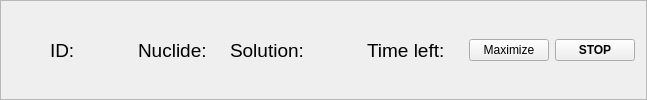
    <widget class="QFrame" name="topFrame">
     <property name="frameShape">
      <enum>QFrame::StyledPanel</enum>
     </property>
     <property name="frameShadow">
      <enum>QFrame::Raised</enum>
     </property>
     <layout class="QGridLayout" name="gridLayout_2">
      <item row="0" column="2">
       <widget class="QLabel" name="titleLabel_5">
        <property name="sizePolicy">
         <sizepolicy hsizetype="Preferred" vsizetype="Preferred">
          <horstretch>0</horstretch>
          <verstretch>0</verstretch>
         </sizepolicy>
        </property>
        <property name="font">
         <font>
          <pointsize>14</pointsize>
         </font>
        </property>
        <property name="text">
         <string>ID:</string>
        </property>
        <property name="alignment">
         <set>Qt::AlignLeading|Qt::AlignLeft|Qt::AlignVCenter</set>
        </property>
       </widget>
      </item>
      <item row="0" column="3">
       <widget class="QLabel" name="filenameTitleLabel">
        <property name="sizePolicy">
         <sizepolicy hsizetype="Expanding" vsizetype="Preferred">
          <horstretch>0</horstretch>
          <verstretch>0</verstretch>
         </sizepolicy>
        </property>
        <property name="font">
         <font>
          <pointsize>14</pointsize>
          <weight>50</weight>
          <bold>false</bold>
         </font>
        </property>
        <property name="text">
         <string/>
        </property>
        <property name="alignment">
         <set>Qt::AlignLeading|Qt::AlignLeft|Qt::AlignVCenter</set>
        </property>
       </widget>
      </item>
      <item row="0" column="8">
       <widget class="QLabel" name="solutionTitleLabel">
        <property name="sizePolicy">
         <sizepolicy hsizetype="Expanding" vsizetype="Preferred">
          <horstretch>0</horstretch>
          <verstretch>0</verstretch>
         </sizepolicy>
        </property>
        <property name="font">
         <font>
          <pointsize>14</pointsize>
          <weight>50</weight>
          <bold>false</bold>
         </font>
        </property>
        <property name="text">
         <string/>
        </property>
        <property name="alignment">
         <set>Qt::AlignLeading|Qt::AlignLeft|Qt::AlignVCenter</set>
        </property>
       </widget>
      </item>
      <item row="0" column="5">
       <widget class="QLabel" name="titleLabel_7">
        <property name="sizePolicy">
         <sizepolicy hsizetype="Preferred" vsizetype="Preferred">
          <horstretch>0</horstretch>
          <verstretch>0</verstretch>
         </sizepolicy>
        </property>
        <property name="font">
         <font>
          <pointsize>14</pointsize>
         </font>
        </property>
        <property name="text">
         <string>Nuclide:</string>
        </property>
        <property name="alignment">
         <set>Qt::AlignLeading|Qt::AlignLeft|Qt::AlignVCenter</set>
        </property>
       </widget>
      </item>
      <item row="0" column="7">
       <widget class="QLabel" name="titleLabel_6">
        <property name="sizePolicy">
         <sizepolicy hsizetype="Preferred" vsizetype="Preferred">
          <horstretch>0</horstretch>
          <verstretch>0</verstretch>
         </sizepolicy>
        </property>
        <property name="font">
         <font>
          <pointsize>14</pointsize>
         </font>
        </property>
        <property name="text">
         <string>Solution:</string>
        </property>
        <property name="alignment">
         <set>Qt::AlignLeading|Qt::AlignLeft|Qt::AlignVCenter</set>
        </property>
       </widget>
      </item>
      <item row="0" column="10">
       <widget class="QLabel" name="timeLeftLabel">
        <property name="sizePolicy">
         <sizepolicy hsizetype="Preferred" vsizetype="Preferred">
          <horstretch>0</horstretch>
          <verstretch>0</verstretch>
         </sizepolicy>
        </property>
        <property name="font">
         <font>
          <pointsize>14</pointsize>
          <weight>50</weight>
          <bold>false</bold>
         </font>
        </property>
        <property name="text">
         <string>Time left:</string>
        </property>
        <property name="alignment">
         <set>Qt::AlignLeading|Qt::AlignLeft|Qt::AlignVCenter</set>
        </property>
       </widget>
      </item>
      <item row="0" column="11">
       <widget class="QLabel" name="timeLeftTitleLabel">
        <property name="sizePolicy">
         <sizepolicy hsizetype="Expanding" vsizetype="Preferred">
          <horstretch>0</horstretch>
          <verstretch>0</verstretch>
         </sizepolicy>
        </property>
        <property name="font">
         <font>
          <pointsize>14</pointsize>
          <weight>75</weight>
          <bold>true</bold>
         </font>
        </property>
        <property name="text">
         <string/>
        </property>
        <property name="alignment">
         <set>Qt::AlignLeading|Qt::AlignLeft|Qt::AlignVCenter</set>
        </property>
       </widget>
      </item>
      <item row="0" column="6">
       <widget class="QLabel" name="nuclideTitleLabel">
        <property name="sizePolicy">
         <sizepolicy hsizetype="Expanding" vsizetype="Preferred">
          <horstretch>0</horstretch>
          <verstretch>0</verstretch>
         </sizepolicy>
        </property>
        <property name="font">
         <font>
          <pointsize>14</pointsize>
          <weight>50</weight>
          <bold>false</bold>
         </font>
        </property>
        <property name="text">
         <string/>
        </property>
        <property name="alignment">
         <set>Qt::AlignLeading|Qt::AlignLeft|Qt::AlignVCenter</set>
        </property>
       </widget>
      </item>
      <item row="0" column="0">
       <widget class="QLabel" name="label_7">
        <property name="minimumSize">
         <size>
          <width>32</width>
          <height>32</height>
         </size>
        </property>
        <property name="maximumSize">
         <size>
          <width>32</width>
          <height>32</height>
         </size>
        </property>
        <property name="text">
         <string/>
        </property>
        <property name="pixmap">
         <pixmap resource="../qtd.qrc">:/Image/logoTransparent.png</pixmap>
        </property>
        <property name="scaledContents">
         <bool>true</bool>
        </property>
       </widget>
      </item>
      <item row="0" column="13">
       <widget class="QPushButton" name="stopPushButton">
        <property name="font">
         <font>
          <pointsize>9</pointsize>
          <weight>75</weight>
          <bold>true</bold>
         </font>
        </property>
        <property name="text">
         <string>STOP</string>
        </property>
        <property name="autoDefault">
         <bool>false</bool>
        </property>
       </widget>
      </item>
      <item row="0" column="12">
       <widget class="QPushButton" name="maximizePushButton">
        <property name="font">
         <font>
          <pointsize>9</pointsize>
         </font>
        </property>
        <property name="text">
         <string>Maximize</string>
        </property>
        <property name="checkable">
         <bool>true</bool>
        </property>
       </widget>
      </item>
      <item row="0" column="9">
       <spacer name="horizontalSpacer_2">
        <property name="orientation">
         <enum>Qt::Horizontal</enum>
        </property>
        <property name="sizeHint" stdset="0">
         <size>
          <width>40</width>
          <height>20</height>
         </size>
        </property>
       </spacer>
      </item>
      <item row="0" column="4">
       <spacer name="horizontalSpacer">
        <property name="orientation">
         <enum>Qt::Horizontal</enum>
        </property>
        <property name="sizeHint" stdset="0">
         <size>
          <width>40</width>
          <height>20</height>
         </size>
        </property>
       </spacer>
      </item>
     </layout>
    </widget>
